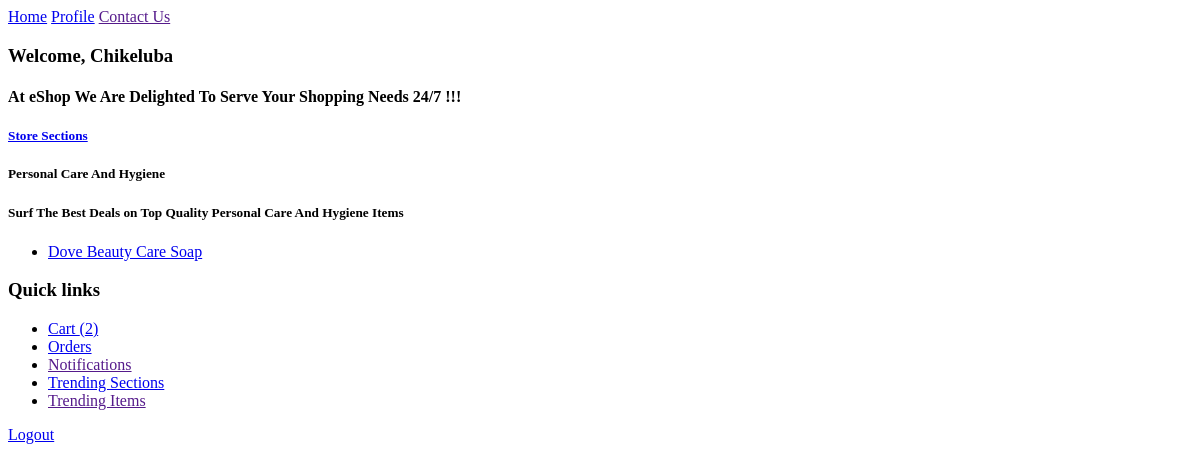
Page /store/section/personal care and hygiene/ (signed in) on the earlier database version.
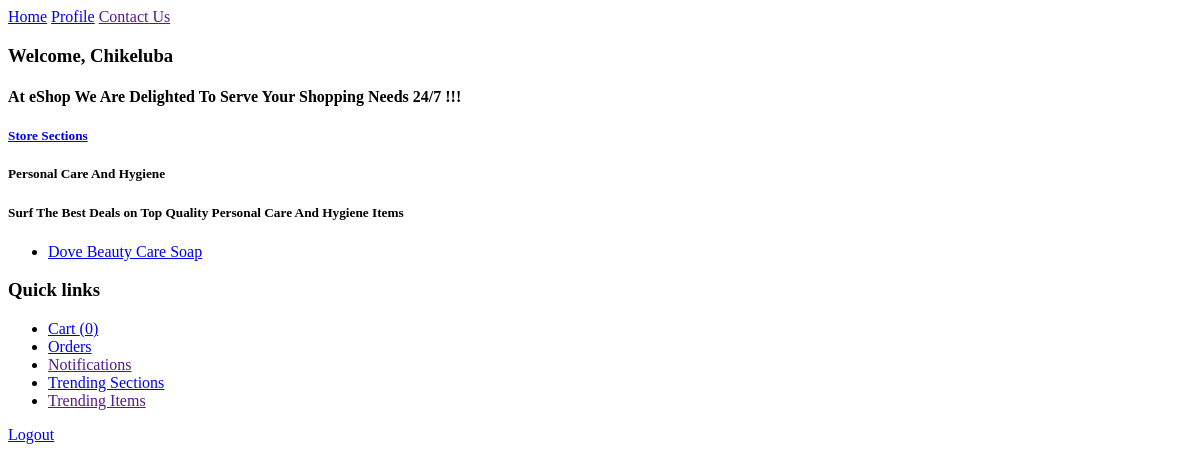
Same page on the later database version.
### login/models/usermodel.py (models this page shows, shortened)
class User(AbstractBaseUser):
    first_name = models.CharField(
        max_length = 40,
        default="first name",
    )
    last_name = models.CharField(
        max_length=40,
        default="last name",
    )
    email = models.EmailField(
        max_length=40,
        unique=True,
        verbose_name = "email address",
        default="useremail@mail.com",
    )
    date_of_birth = models.DateField(default=date.today)
    about_user = models.TextField(
        max_length=300,
        blank=True,
    )
    country_of_residence = models.CharField(
        max_length=100,
        blank=True,
        )
    state_of_residence = models.CharField(
        max_length=100,
        blank=True,
        )
    city_of_residence = models.CharField(
        max_length=100,
        blank=True,
        )
    street_address = models.TextField(
        max_length=300,
        blank=True,
        )
    is_active = models.BooleanField(default=True)
    is_admin = models.BooleanField(default=False)
    objects = UserManager()
    USERNAME_FIELD = "email"
    EMAIL_FIELD = "email"
    REQUIRED_FIELDS = [
        "date_of_birth",
        "first_name",
        "last_name",
        ]
    def __str__(self):
        if self.first_name:
            return self.first_name
        else:
            return self.email

### user_profile/models/cartmodel.py (models this page shows, shortened)
class Cart(models.Model):
    user = models.OneToOneField(
        User,
        on_delete=models.CASCADE,
    )
    items = models.ManyToManyField(
        Item,
    )
    carts = models.Manager()

### store/views/storesectionsviews.py (the view)
# urls.py: path('section/<str:pk>/', views.SectionView.as_view(), name='section'),
@method_decorator(login_not_required, name="dispatch")
class SectionView(DetailView):
    model = Section
    template_name = 'store/storesectionview.html'
    context_object_name = 'section'

### store/models/itemmodel.py (called while the page is built)
    def __str__(self):
        return self.description

### store/templates/store/storesectionview.html (shortened to what this page needs)
{% extends 'basestoretemplate.html' %}
{% block SECTION_CONTENT %}
<h5>
    {{section.description|title}}
</h5>
<h5>Surf The Best Deals on Top Quality {{section.description|title}} Items </h5>
<ul>
    {% for item in section.item_set.all %}
    <li>
        <a href="{% url 'store:item' item.description %}">{{item|title}}</a>
    </li>
    {% endfor %}
</ul>
{% endblock SECTION_CONTENT %}

### store/templates/basestoretemplate.html
{% extends 'baseview.html' %}
{% block BASE_SECTION_CONTENT %}
<h3>
    Welcome, {% if user.pk != None %}{{user|title}}{% endif %}
</h3>
<h4>At eShop We Are Delighted To Serve Your Shopping Needs 24/7 !!!</h4>
<h5>
    <a href="{% url 'store:index' %}">Store Sections</a>
</h5>
{% block SECTION_CONTENT %}{% endblock SECTION_CONTENT %}
{% endblock BASE_SECTION_CONTENT %}

### eShop/templates/baseview.html (shortened to what this page needs)
<!DOCTYPE html>
<html lang="en">
<head>
</head>
<body>
    <div class="topnav">
        {% block NAV_BAR %}
        <a class="active" href="{% url 'home' %}">Home</a>
        {% if user.pk != None %}
        <a href="{% url 'profile:index' %}">Profile</a>
        {% else %}
        <a href="{% url 'login:login' %}">Login</a>
        {% endif %}
        <a href="">Contact Us</a>
        {% endblock NAV_BAR %}
    </div>
    <div id="base_section_content">
        {% block BASE_SECTION_CONTENT %}{% endblock BASE_SECTION_CONTENT %}
    </div>
    <div id="sidebar">
        {% block SIDEBAR %}
        <h3>
            <b>Quick links</b>
        </h3>
            <ul>
                {% if user.pk != None %}
                <li>
                    <a href="{% url 'profile:cart' %}">Cart
                        {% if user.cart.items %}
                        ({{user.cart.items.count}})
                        {% else %}
                        (0)
                        {% endif %}
                    </a>
                </li>
                <li>
                    <a href="{% url 'profile:orders' %}">Orders</a>
                </li>
                <li>
                    <a href="">Notifications</a>
                </li>
                {% endif %}
                <li>
                    <a href="{% url 'store:trending' %}">Trending Sections</a>
                </li>
                <li>
                    <a href="">Trending Items</a>
                </li>
            </ul>
        {% endblock SIDEBAR %}
    </div>
    <div id="logout_area">
        {% block LOGOUT_AREA %}
        {% if user.pk != None %}
        <a href="{% url 'login:logout' %}">Logout</a>
        {% endif %}
        {% endblock LOGOUT_AREA %}
    </div>
</body>
</html>

Differences in the rows shown:
changed User "Chikeluba": cart.items.count "2" → "0"
